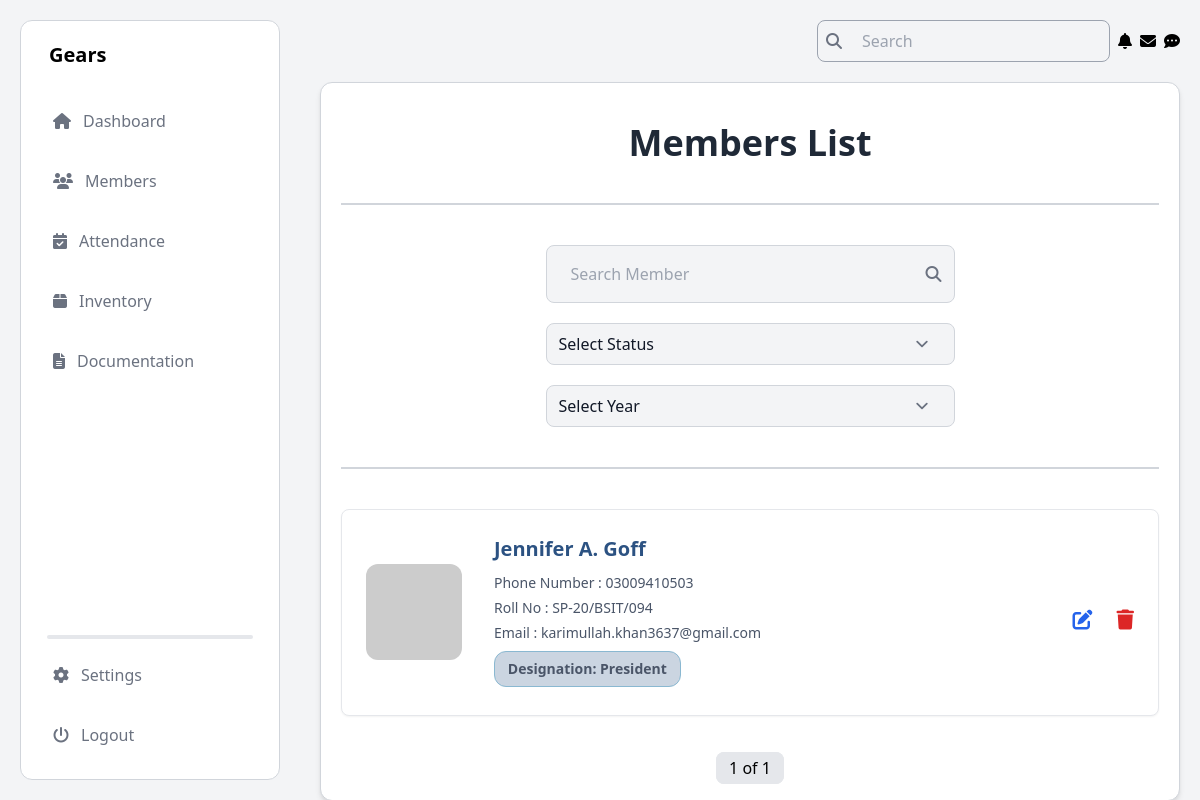
/members_mgt_view/, run on an earlier commit of the app's database.
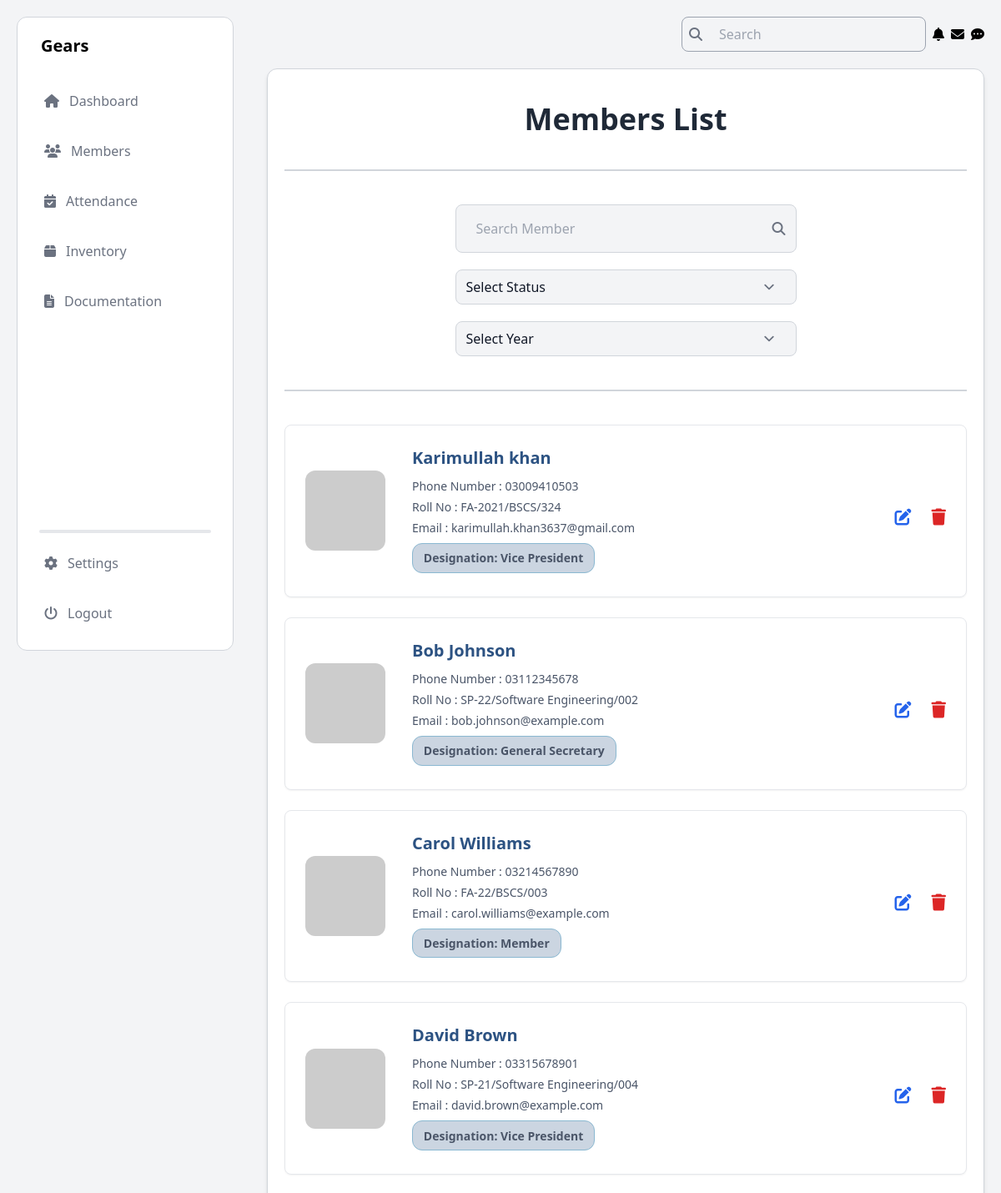
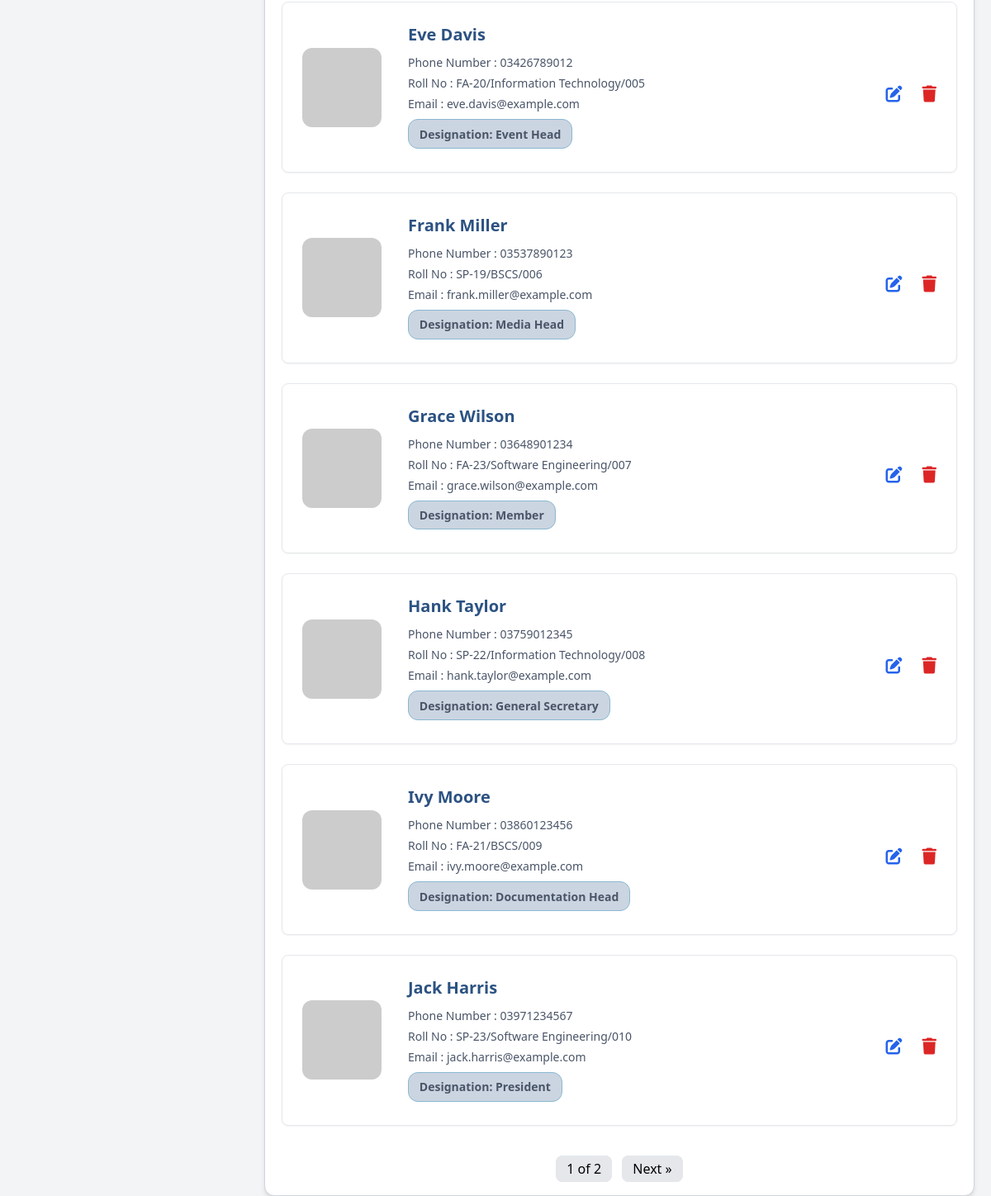
And on a later commit of the database (2 pictures, top to bottom).
### Members/models.py (models this page shows, shortened)
class Member(models.Model):
    CATEGORY_CHOICES = [
        ('Student', 'Student'),
        ('Alumni', 'Alumni'),
    ]
    DEPARTMENT_CHOICES = [
        ('Computer Science', 'Computer Science'),
        ('Software Engineering', 'Software Engineering'),
        ('Information Technology', 'Information Technology'),
    ]
    DESIGNATION_CHOICES = [
        ('President', 'President'),
        ('Vice President', 'Vice President'),
        ('General Secretary', 'General Secretary'),
        ('Information Secretary', 'Information Secretary'),
        ('Finance Secretary', 'Finance Secretary'),
        ('Media Head', 'Media Head'),
        ('Event Head', 'Event Head'),
        ('Documentation Head', 'Documentation Head'),
        ('Member', 'Member'),
    ]
    BATCH_CHOICES = [
        ('SP-25', 'SP-25'),
        ('FA-25', 'FA-25'),
        ('SP-24', 'SP-24'),
        ('FA-24', 'FA-24'),
        ('FA-23', 'FA-23'),
        ('SP-23', 'SP-23'),
        ('FA-22', 'FA-22'),
        ('SP-22', 'SP-22'),
        ('FA-21', 'FA-21'),
        ('SP-21', 'SP-21'),
        ('FA-20', 'FA-20'),
        ('SP-20', 'SP-20'),
        ('FA-19', 'FA-19'),
        ('SP-19', 'SP-19'),
        ('FA-18', 'FA-18'),
        ('SP-18', 'SP-18'),
        ('FA-17', 'FA-17'),
        ('SP-17', 'SP-17'),
        ('FA-16', 'FA-16'),
        ('SP-16', 'SP-16'),
    ]
    STATUS_CHOICES = [
        ('Active', 'Active'),
        ('Inactive', 'Inactive'),
        ('On Warning', 'On Warning'),
        ('Terminated', 'Terminated'),
    ]
    category = models.CharField(max_length=10, choices=CATEGORY_CHOICES)
    name = models.CharField(max_length=100)
    cnic = models.CharField(max_length=15)
    phone_no = models.CharField(max_length=11)
    email = models.EmailField()
    batch_year = models.CharField(max_length=10, default='FA-23')
    dept_degree = models.CharField(max_length=10, default='BSCS')
    roll_num = models.CharField(max_length=10, default='000')
    department = models.CharField(max_length=50, choices=DEPARTMENT_CHOICES)
    batch = models.CharField(max_length=10, choices=BATCH_CHOICES, default='FA-23')
    address = models.CharField(max_length=255)
    joining_date = models.DateField()
    designation = models.CharField(max_length=50, choices=DESIGNATION_CHOICES)
    status = models.CharField(max_length=20, choices=STATUS_CHOICES, default='Inactive')

### Members/views.py (the view, shortened to what this page needs)
# urls.py: path('members_mgt_view/', views.members_view, name='members_view'),
def members_view(request):
    search_query = request.GET.get('search', '')
    year_filter = request.GET.get('year', '')
    status_filter = request.GET.get('status', '')
    query = Q()
    if year_filter:
        year_start, year_end = year_filter.split('-')
        year_start = f'20{year_start}'
        year_end = f'20{year_end}'
        query &= Q(joining_date__year__gte=year_start) & Q(joining_date__year__lte=year_end)
    if status_filter:
        query &= Q(status=status_filter)
    members = Member.objects.filter(query)
    paginator = Paginator(members, 10)
    page_number = request.GET.get('page')
    page_obj = paginator.get_page(page_number)
    return render(request, 'Members/view_member.html', {
        'page_obj': page_obj,
        'search': search_query,
        'year_filter': year_filter,
        'status_filter': status_filter,
    })

### Members/templates/Members/view_member.html (shortened to what this page needs)
{% load static tailwind_tags %}
<!DOCTYPE html>
<html lang="en">
<head>
    <link rel="stylesheet" href="https://cdnjs.cloudflare.com/ajax/libs/font-awesome/6.6.0/css/all.min.css" />
    {% tailwind_css %}
    <link rel="stylesheet" href="https://cdnjs.cloudflare.com/ajax/libs/toastr.js/latest/toastr.min.css" />
</head>
<body class="flex bg-gray-100">
    <aside class="h-screen w-1/4 p-5 fixed">
        {% include "Dashboard/admin_nav.html" %}
    </aside>
    <section class="h-screen w-3/4 p-5 absolute inset-y-0 right-0">
        {% include "Dashboard/admin_header.html" %}
        <main class="mt-5 p-5 mx-auto max-w-6xl bg-white rounded-xl border border-gray-300 shadow-md">
            <h1 class="mt-5 font-bold text-center text-4xl text-gray-800 mb-8">Members List</h1>
            <hr class="my-10 border border-gray-300" />
            <div class="w-1/2 mx-auto mb-5">
                <div class="flex items-center bg-gray-100 border border-gray-300 rounded-lg px-3 py-2">
                    <input
                        type="text"
                        placeholder="Search Member"
                        value="{{ search|default:'' }}"
                        class="w-full text-md text-gray-900 bg-gray-100 border-none focus:ring-0"
                        id="search-member"
                        oninput="applyFilters()"
                    />
                    <i class="fa fa-search text-gray-500"></i>
                </div>
            </div>
            <div class="w-1/2 mx-auto mb-5">
                <div class="flex items-center bg-gray-100 border border-gray-300 rounded-lg px-3 py-2">
                    <select name="status" id="status" class="w-full text-md text-gray-900 bg-gray-100 border-none focus:ring-0" onchange="applyFilters()">
                        <option value="" {% if not status_filter %}selected{% endif %} disabled>Select Status</option>
                    </select>
                </div>
              </div>
            <div class="w-1/2 mx-auto mb-5">
                <div class="flex items-center bg-gray-100 border border-gray-300 rounded-lg px-3 py-2">
                    <select class="w-full text-md text-gray-900 bg-gray-100 border-none focus:ring-0" id="year-filter" onchange="applyFilters()">
                        <option value="">Select Year</option>
                    </select>
                </div>
            </div>
            <hr class="my-10 border border-gray-300" />
            <div id="members-container" class="space-y-6">
                {% for member in page_obj %}
                <div class="bg-white shadow-sm border border-gray-200 hover:border-gray-300   rounded-lg p-6 card">
                    <div class="card-content">
                        <img src="https://via.placeholder.com/150" alt="Member Image" />
                        <div class="details">
                            <h3 class="member-name">{{ member.name }}</h3>
                            <p > Phone Number : {{ member.phone_no }}</p>
                            <p > Roll No      : {{ member.batch_year }}/{{ member.dept_degree }}/{{member.roll_num}}</p>
                            <p > Email        : {{ member.email }}</p>
                            <p class="designation">Designation: {{ member.designation }}</p>
                        </div>
                        <div class="actions">
                            <a href="{% url 'edit_member' member.id %}" class="hover:underline text-blue-600 hover:text-gray-500" title="Edit">
                                <i class="fas fa-edit"></i>
                            </a>
                            <a href="#" onclick="openModal('{% url 'delete_member' member.id %}'); return false;" class="text-red-600   hover:text-gray-500 transition-colors" title="Delete">
                                <i class="fas fa-trash"></i>
                            </a>
                        </div>
                    </div>
                </div>
                {% empty %}
                <p class="text-center text-gray-500">No members found.</p>
                {% endfor %}
            </div>
<div class="flex justify-center mt-10">
    <div class="pagination">
        <span class="px-3 py-1 border rounded-lg mx-1 bg-gray-200">{{ page_obj.number }} of {{ page_obj.paginator.num_pages }}</span>
        {% if page_obj.has_next %}
            <a href="?page={{ page_obj.next_page_number }}" class="px-3 py-1 border rounded-lg mx-1 bg-gray-200 hover:bg-gray-300">Next &raquo;</a>
        {% endif %}
    </div>
</div>
        </main>
    </section>
</body>
</html>

### Dashboard/templates/Dashboard/admin_nav.html (shortened to what this page needs)
{% load static tailwind_tags %}
<!DOCTYPE html>
<html lang="en">
<head>
  <link rel="stylesheet" href="https://cdnjs.cloudflare.com/ajax/libs/font-awesome/6.6.0/css/all.min.css" />
  {% tailwind_css %}
</head>
<body>
  <div class="sidebar h-full bg-white w-full border border-gray-300 rounded-xl text-black flex flex-col justify-between overflow-y-auto">
    <div class="px-5 mt-3">
      <a href="#">
        <div class="flex items-center text-black py-2 px-2">
          <h1 class="text-xl font-semibold">Gears</h1>
        </div>
      </a>
      <ul class="space-y-3 mt-5">
        <a href="{% url 'dashboard' %}" class="block">
          <li class="hover:bg-gray-200 cursor-pointer rounded-lg text-gray-500 py-3 text-md px-3">
            <i class="fa fa-home text-gray-500 mr-3"></i>Dashboard
          </li>
        </a>
        <a href="{% url 'members' %}" class="block">
          <li class="hover:bg-gray-200 cursor-pointer rounded-lg text-gray-500 py-3 text-md px-3">
            <i class="fa fa-users text-gray-500 mr-3"></i>Members
          </li>
        </a>
        <a href="{%url 'attendence'%}" class="block">
          <li class="hover:bg-gray-200 cursor-pointer rounded-lg text-gray-500 py-3 text-md px-3">
            <i class="fa fa-calendar-check text-gray-500 mr-3"></i>Attendance
          </li>
        </a>
        <a href="{% url 'inventory_dashboard' %}" class="block">
          <li class="hover:bg-gray-200 cursor-pointer rounded-lg text-gray-500 py-3 text-md px-3">
            <i class="fa fa-box text-gray-500 mr-3"></i>Inventory
          </li>
        </a>
        <a href="{% url 'documentation_dashboard' %}" class="block">
          <li class="hover:bg-gray-200 cursor-pointer rounded-lg text-gray-500 py-3 text-md px-3">
            <i class="fa fa-file-text text-gray-500 mr-3"></i>Documentation
          </li>
        </a>
      </ul>
    </div>
    <div class="space-y-3 mb-5">
      <div class="h-1 rounded-2xl w-4/5 mx-auto bg-gray-200"></div>
      <ul class="px-5 space-y-3">
        <a href="{%url 'settings'%}">
          <li class="hover:bg-gray-200 cursor-pointer rounded-lg text-gray-500 py-3 text-md px-3">
            <i class="fa fa-cog text-gray-500 mr-3"></i>Settings
          </li>
        </a>
        <li class="hover:bg-gray-200 cursor-pointer rounded-lg text-gray-500 py-3 text-md px-3">
          <a href="{% url 'logout'%}"><i class="fa fa-power-off text-gray-500 mr-3"></i>Logout</a>
        </li>
      </ul>
    </div>
  </div>
</body>
</html>

### Dashboard/templates/Dashboard/admin_header.html (shortened to what this page needs)
<!DOCTYPE html>
<html lang="en">
<head>
    <link href="https://cdnjs.cloudflare.com/ajax/libs/tailwindcss/2.2.19/tailwind.min.css" rel="stylesheet">
</head>
<body>
    <header class="flex items-center justify-between">
        <div class="w-full flex justify-end items-center space-x-2">
            <form action="" method="GET">
                <div class="flex items-center border border-gray-400 rounded-lg px-2">
                    <i class="fa fa-search text-gray-500 mr-3"></i>
                    <input type="text" name="search_text" placeholder="Search"
                        class="w-full text-md px-2 py-2 border-none focus:outline-none bg-gray-100 focus:ring-0">
                </div>
            </form>
            <i class="fa fa-bell text-black"></i>
            <i class="fa fa-envelope text-black"></i>
            <i class="fa fa-commenting text-black"></i>
        </div>
    </header>
</body>
</html>

### Members/templates/Members/view_member.html (style rules this page uses)
body { background-color: #f0f4f8; font-family: 'Inter', sans-serif; }
.card { animation: fadeInUp 0.5s ease-out forwards; transition: transform 0.2s, box-shadow 0.2s; border-radius: 12px; box-shadow: 0 6px 15px rgba(0, 0, 0, 0.1); padding: 1.5rem; color: #cbd5e1 ; }
.card-content { display: flex; align-items: center; }
.card-content img { width: 6rem; height: 6rem; border-radius: 12px; object-fit: cover; margin-right: 1rem; }
.card-content .details { margin-left: 1rem; flex: 1; }
.card-content .details h3 { font-size: 1.25rem; font-weight: 700; color: #2c5282 ; margin-bottom: 0.5rem; }
.card-content .details p { font-size: 0.875rem; color: #4a5568; margin-bottom: 0.25rem; }
.card-content .actions { display: flex; gap: 1.5rem; align-items: center; margin-top: 1rem; }
.card-content { color: red; text-decoration: none; font-size: 1.25rem; display: flex; align-items: center; }
.card-content .actions a i { transition: transform 0.2s; }
.designation { font-size: 0.875rem; font-weight: 600; color: #ffffff; background-color: #cbd5e1 ; border-radius: 12px; padding: 0.4rem 0.8rem; margin-top: 0.25rem; border: 1px solid #8ab8d1; display: inline-block; text-align: center; box-shadow: none; text-transform: capitalize; }
.member-name { font-size: 1.25rem; font-weight: 700; color: #2b6cb0; margin: 0; }

### Dashboard/templates/Dashboard/admin_nav.html (style rules this page uses)
.sidebar { transition: transform 0.3s ease; transform: translateX(-100%); }
.sidebar.active { transform: translateX(0); }
.sidebar li { transition: background-color 0.3s ease, transform 0.3s ease; }
.sidebar i { transition: color 0.3s ease; }

What changed in the data, as far as the page shows it:
removed Member: name "Jennifer A. Goff", phone_no "03009410503", batch_year "SP-20", dept_degree "BSIT", roll_num "094", email "karimullah.khan3637@gmail.com", designation "President"
added Member: name "Karimullah khan", phone_no "03009410503", batch_year "FA-2021", dept_degree "BSCS", roll_num "324", email "karimullah.khan3637@gmail.com", designation "Vice President"
added Member: name "Bob Johnson", phone_no "03112345678", batch_year "SP-22", dept_degree "Software Engineering", roll_num "002", email "bob.johnson@example.com", designation "General Secretary"
added Member: name "Carol Williams", phone_no "03214567890", batch_year "FA-22", dept_degree "BSCS", roll_num "003", email "carol.williams@example.com", designation "Member"
added Member: name "David Brown", phone_no "03315678901", batch_year "SP-21", dept_degree "Software Engineering", roll_num "004", email "david.brown@example.com", designation "Vice President"
added Member: name "Eve Davis", phone_no "03426789012", batch_year "FA-20", dept_degree "Information Technology", roll_num "005", email "eve.davis@example.com", designation "Event Head"
added Member: name "Frank Miller", phone_no "03537890123", batch_year "SP-19", dept_degree "BSCS", roll_num "006", email "frank.miller@example.com", designation "Media Head"
added Member: name "Grace Wilson", phone_no "03648901234", batch_year "FA-23", dept_degree "Software Engineering", roll_num "007", email "grace.wilson@example.com", designation "Member"
added Member: name "Hank Taylor", phone_no "03759012345", batch_year "SP-22", dept_degree "Information Technology", roll_num "008", email "hank.taylor@example.com", designation "General Secretary"
added Member: name "Ivy Moore", phone_no "03860123456", batch_year "FA-21", dept_degree "BSCS", roll_num "009", email "ivy.moore@example.com", designation "Documentation Head"
added Member: name "Jack Harris", phone_no "03971234567", batch_year "SP-23", dept_degree "Software Engineering", roll_num "010", email "jack.harris@example.com", designation "President"
Also different on the page:
{{ page_obj.paginator.num_pages }}: "1" → "2"
text now shown: "Next »"
